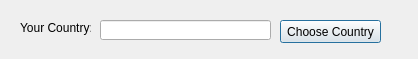
<?xml version="1.0" encoding="UTF-8"?>
<ui version="4.0">
 <class>Dialog</class>
 <widget class="QDialog" name="Dialog">
  <property name="geometry">
   <rect>
    <x>0</x>
    <y>0</y>
    <width>418</width>
    <height>59</height>
   </rect>
  </property>
  <property name="windowTitle">
   <string>Dialog</string>
  </property>
  <widget class="QLabel" name="label">
   <property name="geometry">
    <rect>
     <x>20</x>
     <y>20</y>
     <width>71</width>
     <height>16</height>
    </rect>
   </property>
   <property name="text">
    <string>Your Country:</string>
   </property>
  </widget>
  <widget class="QLineEdit" name="lineEdit">
   <property name="geometry">
    <rect>
     <x>100</x>
     <y>20</y>
     <width>171</width>
     <height>20</height>
    </rect>
   </property>
  </widget>
  <widget class="QPushButton" name="pushButton">
   <property name="geometry">
    <rect>
     <x>280</x>
     <y>20</y>
     <width>101</width>
     <height>23</height>
    </rect>
   </property>
   <property name="text">
    <string>Choose Country</string>
   </property>
  </widget>
 </widget>
 <resources/>
 <connections/>
</ui>
